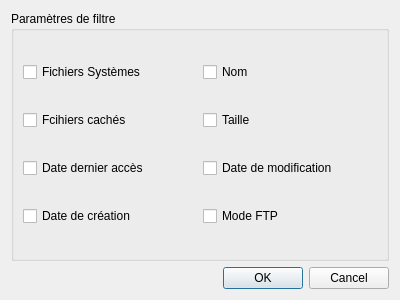
<?xml version="1.0" encoding="UTF-8"?>
<ui version="4.0">
 <class>Settings</class>
 <widget class="QDialog" name="Settings">
  <property name="geometry">
   <rect>
    <x>0</x>
    <y>0</y>
    <width>400</width>
    <height>300</height>
   </rect>
  </property>
  <property name="windowTitle">
   <string>Advanced File Search</string>
  </property>
  <property name="styleSheet">
   <string notr="true"/>
  </property>
  <layout class="QVBoxLayout" name="verticalLayout">
   <item>
    <widget class="QGroupBox" name="groupBox">
     <property name="title">
      <string>Paramètres de filtre</string>
     </property>
     <property name="checkable">
      <bool>false</bool>
     </property>
     <layout class="QGridLayout" name="gridLayout">
      <item row="0" column="0">
       <widget class="QCheckBox" name="settingsCheckBoxSystemFile">
        <property name="text">
         <string>Fichiers Systèmes</string>
        </property>
        <property name="tristate">
         <bool>false</bool>
        </property>
       </widget>
      </item>
      <item row="3" column="0">
       <widget class="QCheckBox" name="settingsCheckBoxHideFile">
        <property name="text">
         <string>Fcihiers cachés</string>
        </property>
       </widget>
      </item>
      <item row="0" column="1">
       <widget class="QCheckBox" name="settingsCheckBoxName">
        <property name="text">
         <string>Nom</string>
        </property>
       </widget>
      </item>
      <item row="3" column="1">
       <widget class="QCheckBox" name="settingsCheckBoxSize">
        <property name="text">
         <string>Taille</string>
        </property>
       </widget>
      </item>
      <item row="4" column="0">
       <widget class="QCheckBox" name="settingsCheckBoxLastAccess">
        <property name="text">
         <string>Date dernier accès</string>
        </property>
       </widget>
      </item>
      <item row="4" column="1">
       <widget class="QCheckBox" name="settingsCheckBoxModifiedDate">
        <property name="text">
         <string>Date de modification</string>
        </property>
       </widget>
      </item>
      <item row="5" column="0">
       <widget class="QCheckBox" name="settingsCheckBoxCreatedDate">
        <property name="text">
         <string>Date de création</string>
        </property>
       </widget>
      </item>
      <item row="5" column="1">
       <widget class="QCheckBox" name="settingsCheckBoxNetworkMode">
        <property name="text">
         <string>Mode FTP</string>
        </property>
       </widget>
      </item>
     </layout>
    </widget>
   </item>
   <item>
    <widget class="QDialogButtonBox" name="buttonBox">
     <property name="orientation">
      <enum>Qt::Horizontal</enum>
     </property>
     <property name="standardButtons">
      <set>QDialogButtonBox::Cancel|QDialogButtonBox::Ok</set>
     </property>
    </widget>
   </item>
  </layout>
 </widget>
 <resources/>
 <connections>
  <connection>
   <sender>buttonBox</sender>
   <signal>accepted()</signal>
   <receiver>Settings</receiver>
   <slot>accept()</slot>
   <hints>
    <hint type="sourcelabel">
     <x>248</x>
     <y>254</y>
    </hint>
    <hint type="destinationlabel">
     <x>157</x>
     <y>274</y>
    </hint>
   </hints>
  </connection>
  <connection>
   <sender>buttonBox</sender>
   <signal>rejected()</signal>
   <receiver>Settings</receiver>
   <slot>reject()</slot>
   <hints>
    <hint type="sourcelabel">
     <x>316</x>
     <y>260</y>
    </hint>
    <hint type="destinationlabel">
     <x>286</x>
     <y>274</y>
    </hint>
   </hints>
  </connection>
 </connections>
</ui>
